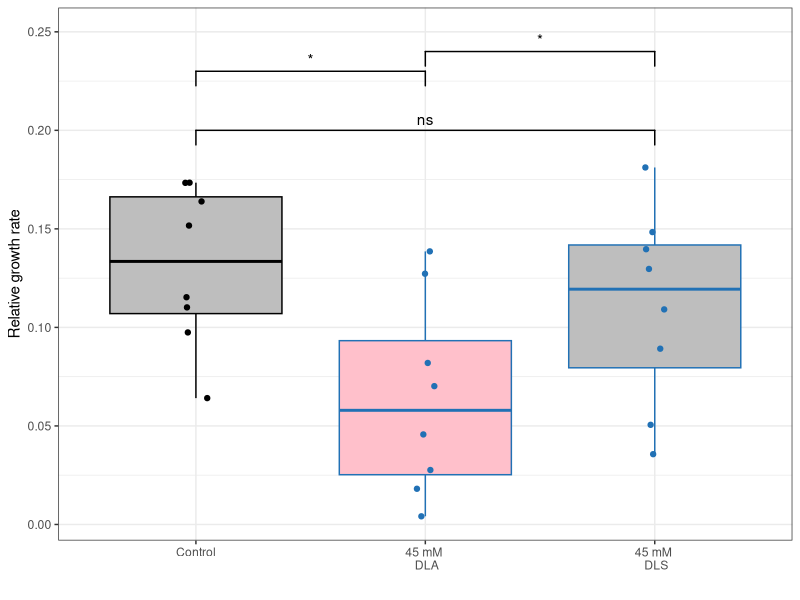
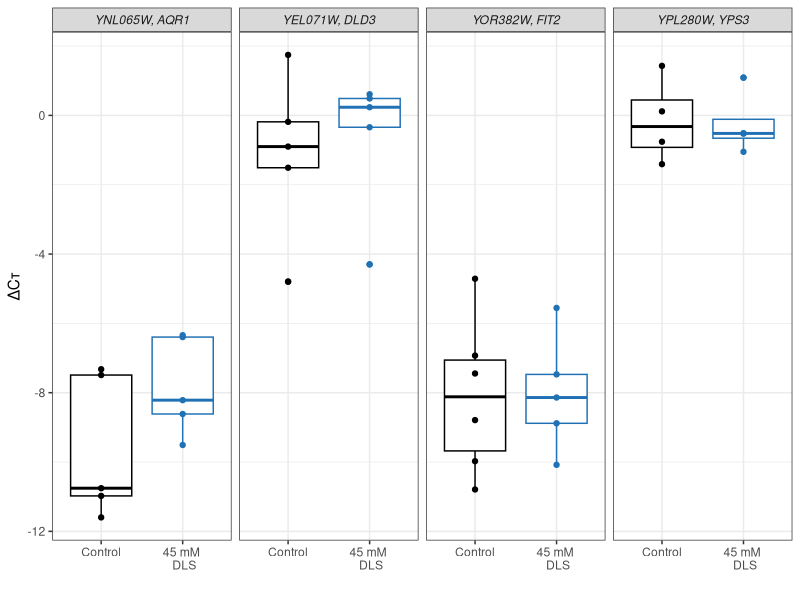
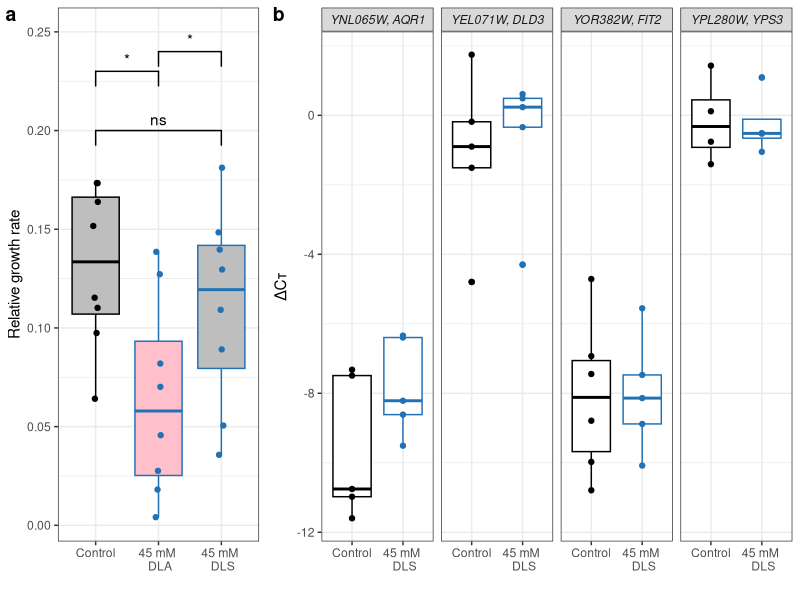
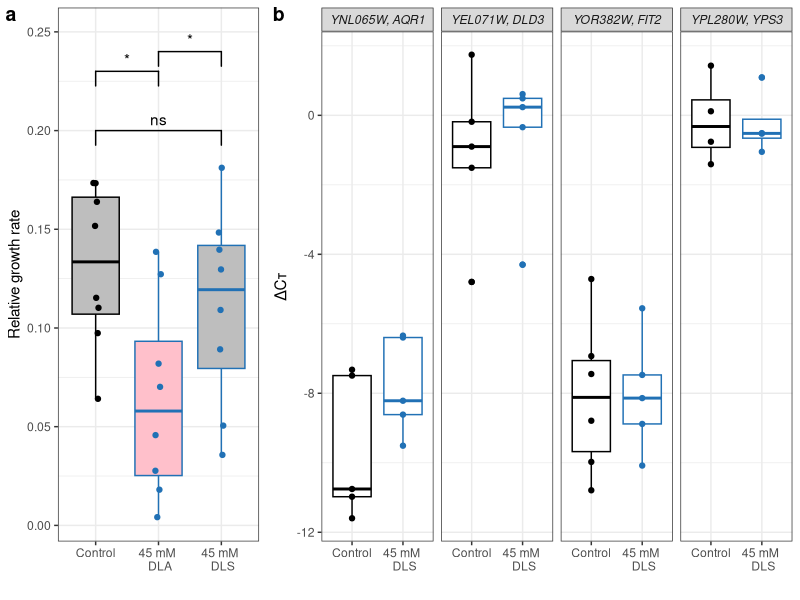

Reproduce these figures in R, in order.
library(openxlsx)
library(ggplot2)
library(ggbeeswarm)
library(ggpubr)
library(ggplot2)
library(readxl)

## first, growth rate
dat <- read.xlsx("data/TableS2_LA_yeast_growth.xlsx", sheet="Data_pH_compensation") 

min(dat$OD600_init)
max(dat$OD600_init)

## how many repeats?
unique(dat$sample_id)
## within how many days?
unique(substr(dat$sample_id, 1, 8))


## different months to compare result
#dat$month <- substr(dat$sample_id, 1, 6)

dat <- dat[dat$condition %in% c("control", "DLA4500", "DLS4500"), ]



testres <- pairwise.wilcox.test(dat$RGR2, dat$condition, p.adjust.method = "holm", paired = TRUE)

## calculate statistics
stat.df <- data.frame(
  xmin = c(colnames(testres$p.value)[1], colnames(testres$p.value)[1],
            colnames(testres$p.value)[2]),
  xmax = c(rownames(testres$p.value)[1], rownames(testres$p.value)[2],
          rownames(testres$p.value)[2]),
  pvalue = c(testres$p.value[1,1], testres$p.value[2,1], testres$p.value[2,2]),
  annotation = c("*", "ns", "*"),
  y = c(.23, .2, .24))

pA <- 
ggplot(dat, aes(x=condition, y=RGR2, col = condition)) + 
  geom_boxplot(aes(fill=condition)) + 
  geom_jitter(width = 0.05) + 
  xlab("") + ylab("Relative growth rate") + 
  theme_bw() + 
  expand_limits(y=.25) + 
  scale_color_manual(values = c("black", blues9[7], blues9[7])) + 
  scale_fill_manual(values = c("grey", "pink", "grey")) + 
  theme(legend.position = 'none') + 
  scale_x_discrete(labels = c("Control", "45 mM \n DLA", "45 mM \n DLS")) + 
  geom_signif(inherit.aes = FALSE, data=stat.df,
                mapping = aes(annotations = annotation, xmin=xmin, xmax=xmax, y_position=y),
              manual=TRUE, map_signif_level = TRUE)
pA

### and qPCR
qpcr.dat <- read_xlsx("data/TableS5_by4742_all_repeats_qPCR_data.xlsx", sheet = "Results")

## check NTC and no-RT controls
table(qpcr.dat[qpcr.dat$Task == "NTC", "Cт"])
table(qpcr.dat[startsWith(qpcr.dat$`Sample Name`, "RT"), "Cт"])
## all undetermined or > 33. pass.

## remove control wells
qpcr.dat <- qpcr.dat[!(qpcr.dat$Task == "NTC"), ]
qpcr.dat <- qpcr.dat[!startsWith(qpcr.dat$`Sample Name`, "RT"), ]
## remove the group we don't need
qpcr.dat[!(grepl("DLA5", qpcr.dat$`Sample Name`)), ] -> qpcr.dat


## check Ct variance (sd)
table(qpcr.dat$`Cт SD` < 1)
#qpcr.dat[which(qpcr.dat$`Cт SD` > 1), ]
## remove non-amplified wells!
qpcr.dat <- qpcr.dat[qpcr.dat$Cт < 26, ]

## get reference genes
qpcr.dat <- aggregate(`Cт Mean` ~ `Sample Name` + `Target Name`, qpcr.dat, median)
names(qpcr.dat) <- c("Sample", "Target", "Cq")
library(tidyr)
qpcr.dat %>% pivot_wider(names_from = Target, values_from = Cq) -> qpcr.dat.wide
qpcr.dat.wide$refs <- sqrt(qpcr.dat.wide$ACT1*qpcr.dat.wide$CDC19)

qpcr.dat.wide %>% pivot_longer(cols=c("AQR1", "DLD3", "FIT2", "YPS3"), names_to="Target", values_to="Cq") -> qpcr.dat.wref
qpcr.dat.wref[!is.na(qpcr.dat.wref$Cq), ] -> qpcr.dat.wref
qpcr.dat.wref$deltaCq <- qpcr.dat.wref$refs- qpcr.dat.wref$Cq
qpcr.dat.wref$Group <- ""
qpcr.dat.wref$Group[grepl("K", qpcr.dat.wref$Sample)] <- "control"
qpcr.dat.wref$Group[grepl("DLS45", qpcr.dat.wref$Sample)] <- "DLS45"


gene_names <- c("YNL065W, AQR1", "YEL071W, DLD3", "YOR382W, FIT2", "YPL280W, YPS3")
names(gene_names) <- c("AQR1", "DLD3", "FIT2", "YPS3")


pB <- 
ggplot(qpcr.dat.wref, aes(Group, deltaCq, col = Group)) + 
  facet_wrap(~Target, nrow = 1, labeller = labeller(Target = gene_names), scales = "fixed") + 
  geom_boxplot() +  geom_point() + 
  scale_x_discrete(labels = c("Control", "45 mM \n DLS")) + 
  theme_bw() + 
  ylab("ΔCт") + xlab("") +
  scale_color_manual(values = c("black", blues9[7])) + 
  theme(strip.text = element_text(face = "italic"), legend.position = 'none',
        axis.text.x = element_text(angle = 0))


pB


ggarrange(pA, pB, widths = c(1, 2), labels = c("a", "b"))


png("figs/Fig4.png", width = 20, height = 8, units = "cm", res=300)
ggarrange(pA, pB, widths = c(1, 2), labels = c("a", "b"))
dev.off()
